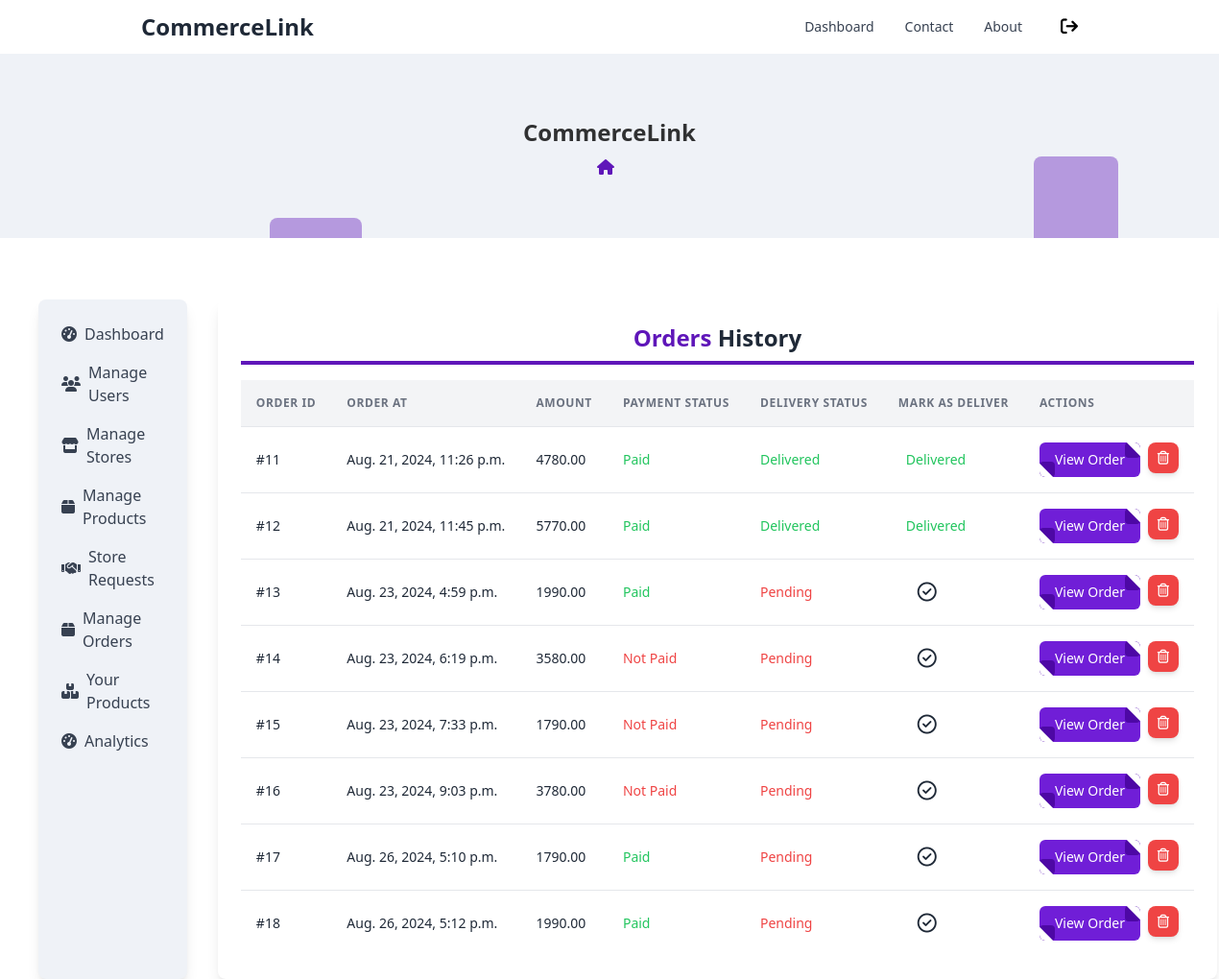
The page /admin_dashboard/all_orders/ (signed in) on the database as committed earlier.
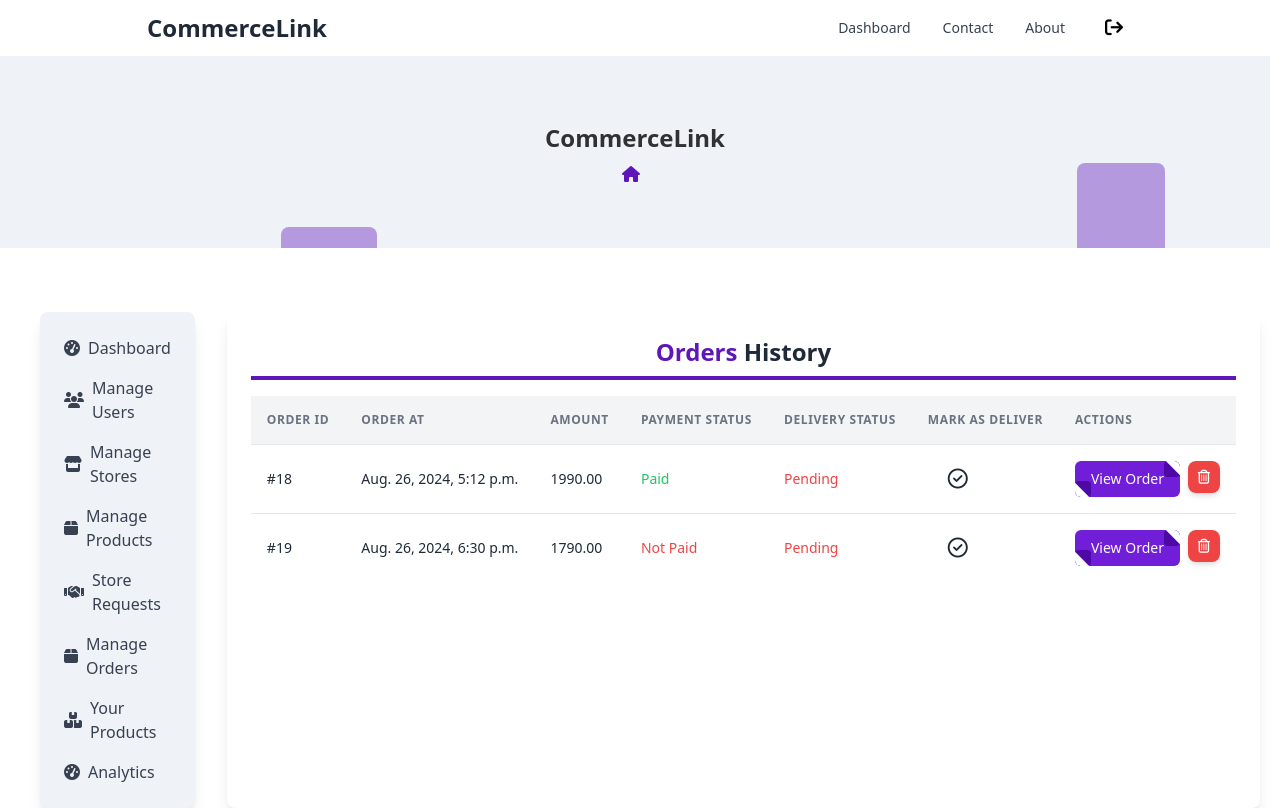
The same page on the database as committed later.
### products/models.py (models this page shows, shortened)
class Order(models.Model):
    user                    = models.ForeignKey(CustomUser, on_delete=models.CASCADE)
    total_amount            = models.DecimalField(default=0, max_digits=20, decimal_places=2)
    status                  = models.BooleanField(default=False)
    address                 = models.TextField()
    city                    = models.CharField(max_length=128)
    ordered_at              = models.DateTimeField(auto_created=True)
    delivered_at            = models.DateTimeField(auto_now=True)
    is_paid                 = models.BooleanField(default=False)

### marketplace/decorators.py (the view)
        @user_passes_test(lambda u: u.is_authenticated and u.role == role, login_url='/login/')
        def _wrapped_view(request, *args, **kwargs):
            if request.user.is_authenticated and request.user.role == role:
                return view_func(request, *args, **kwargs)
            else:
                return redirect('login')

### admin_dashboard/views.py (called while the page is built)
@role_required('admin')
def all_orders(request):
    orders = Order.objects.all()
    context = {'orders': orders }
    return render(request, "admin_dashboard/all_orders.html", context)

### products/context_processors.py (called while the page is built)
def cart_summary(request):
    cart = request.session.get('cart', {})
    total_quantity = sum(cart.values())
    return {'cart_qty': total_quantity}

def store_context(request):
    store = None
    if request.user.is_authenticated:
        user = request.user
        if user.role == 'seller':
            try:
                store = Store.objects.get(user=user)
            except Store.DoesNotExist:
                store = None
    return {'store': store}

### admin_dashboard/templates/admin_dashboard/all_orders.html (shortened to what the changed rows need)
{% extends 'main_base.html' %}
{% block maincontent %}
<div class="w-full">
    <h1 class="text-2xl font-bold text-center text-gray-800 border-b-4 border-[#5F16B9] pb-2 mb-4">
        <span class="capitalize text-[#5F16B9]">Orders</span> History
    </h1>
    <div class="font-sans overflow-x-auto">
        {% if orders %}
        <table class="min-w-full divide-y divide-gray-200">
            <thead class="bg-gray-100 whitespace-nowrap">
                <tr>
                    <th class="px-4 py-4 text-left text-xs font-semibold text-gray-500 uppercase tracking-wider">
                        Order ID
                    </th>
                    <th class="px-4 py-4 text-left text-xs font-semibold text-gray-500 uppercase tracking-wider">
                        Order At
                    </th>
                    <th class="px-4 py-4 text-left text-xs font-semibold text-gray-500 uppercase tracking-wider">
                        Amount
                    </th>
                    <th class="px-4 py-4 text-left text-xs font-semibold text-gray-500 uppercase tracking-wider">
                        Payment Status
                    </th>
                    <th class="px-4 py-4 text-left text-xs font-semibold text-gray-500 uppercase tracking-wider">
                        Delivery Status
                    </th>
                    <th class="px-4 py-4 text-left text-xs font-semibold text-gray-500 uppercase tracking-wider">
                        Mark As Deliver
                    </th>
                    <th class="px-4 py-4 text-left text-xs font-semibold text-gray-500 uppercase tracking-wider">
                        Actions
                    </th>
                </tr>
            </thead>
            <tbody class="bg-white divide-y divide-gray-200 whitespace-nowrap">
                {% for order in orders %}
                <tr id="order-{{ order.id }}">
                    <td class="px-4 py-4 text-sm text-gray-800 capitalize">
                        #{{ order.id }}
                    </td>
                    <td class="px-4 py-4 text-sm text-gray-800">
                        {{ order.ordered_at }}
                    </td>
                    <td class="px-4 py-4 text-sm text-gray-800">
                        {{ order.total_amount }}
                    </td>
                    <td class="px-4 py-4 text-sm text-gray-800">
                        {% if order.is_paid %}
                        <span class="text-green-500">Paid</span>
                        {% else %}
                        <span class="text-red-500">Not Paid</span>
                        {% endif %}
                    </td>
                    <td class="px-4 py-4 text-sm text-gray-800">
                        {% if order.status %}
                        <span class="text-green-500">Delivered</span>
                        {% else %}
                        <span class="text-red-500">Pending</span>
                        {% endif %}
                    </td>
                    <td class="px-4 py-4 text-sm text-gray-800">
                        {% if not order.status %}
                        <button class="mark-delivered cursor-pointer hover:text-[#5F16B9] outline-none duration-300" data-id="{{ order.id }}" title="Mark Delivered">
                            <i class="fa-regular fa-circle-check text-xl ml-5"></i>
                        </button>
                        {% else %}
                        <span class="text-green-500 ml-2">Delivered</span>
                        {% endif %}
                    </td>
                    <td class="px-4 py-4 text-sm text-gray-800 flex gap-2">
                        <a href="{% url 'order_summary' order_id=order.id %}">
                            <button class="relative flex items-center px-4 py-2 overflow-hidden font-medium transition-all bg-[#701ED7] rounded-md group">
                                <span class="absolute top-0 right-0 inline-block w-4 h-4 transition-all duration-500 ease-in-out bg-[#4D08A5] rounded group-hover:-mr-4 group-hover:-mt-4">
                                    <span class="absolute top-0 right-0 w-5 h-5 rotate-45 translate-x-1/2 -translate-y-1/2 bg-white"></span>
                                </span>
                                <span class="absolute bottom-0 rotate-180 left-0 inline-block w-4 h-4 transition-all duration-500 ease-in-out bg-[#4D08A5] rounded group-hover:-ml-4 group-hover:-mb-4">
                                    <span class="absolute top-0 right-0 w-5 h-5 rotate-45 translate-x-1/2 -translate-y-1/2 bg-white"></span>
                                </span>
                                <span class="relative w-full text-left text-white transition-colors duration-200 ease-in-out group-hover:text-white">View Order</span>
                            </button>
                        </a>
                        <button class="delete-item w-8 h-8 flex items-center justify-center bg-red-500 text-white font-bold rounded-lg shadow-md hover:bg-red-600 transition-colors duration-300" data-id="{{ order.id }}">
                            <i class="fa-regular fa-trash-can"></i>
                        </button>
                    </td>
                </tr>
                {% endfor %}
            </tbody>
        </table>
        {% else %}
        <p class="m-4 text-lg text-gray-700 text-center bg-gray-100 p-4 rounded-lg">
            No one placed any orders yet!
        </p>
        {% endif %}
    </div>
</div>
{% endblock %}

Rows that differ between the two databases and show on the page:
removed Order: id "11", ordered_at "Aug. 21, 2024, 11:26 p.m.", total_amount "4780.00", is_paid "Paid", status "Delivered"
removed Order: id "12", ordered_at "Aug. 21, 2024, 11:45 p.m.", total_amount "5770.00", is_paid "Paid", status "Delivered"
removed Order: id "13", ordered_at "Aug. 23, 2024, 4:59 p.m.", total_amount "1990.00", is_paid "Paid", status "Pending"
removed Order: id "14", ordered_at "Aug. 23, 2024, 6:19 p.m.", total_amount "3580.00", is_paid "Not Paid", status "Pending"
removed Order: id "15", ordered_at "Aug. 23, 2024, 7:33 p.m.", total_amount "1790.00", is_paid "Not Paid", status "Pending"
removed Order: id "16", ordered_at "Aug. 23, 2024, 9:03 p.m.", total_amount "3780.00", is_paid "Not Paid", status "Pending"
removed Order: id "17", ordered_at "Aug. 26, 2024, 5:10 p.m.", total_amount "1790.00", is_paid "Paid", status "Pending"
added Order: id "19", ordered_at "Aug. 26, 2024, 6:30 p.m.", total_amount "1790.00", is_paid "Not Paid", status "Pending"
